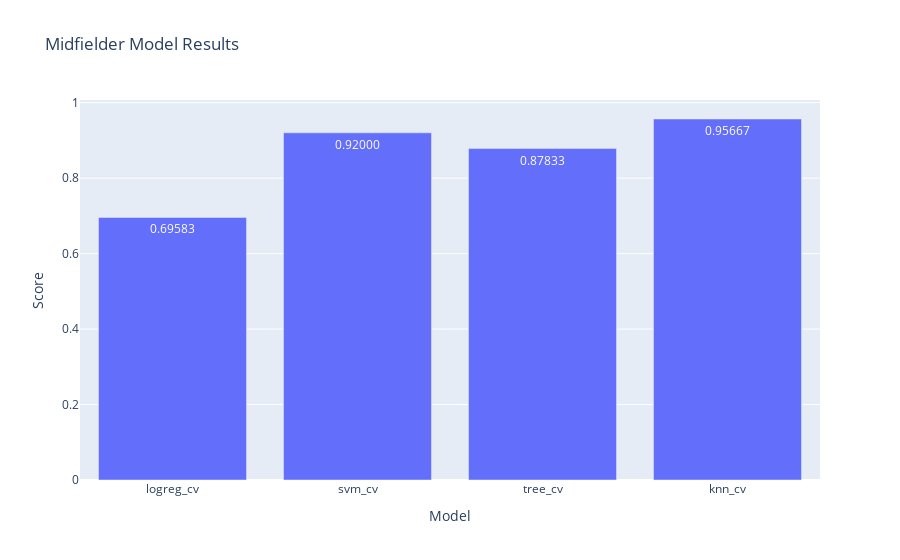

This figure's notebook cell:
### Code cell
model_by_position('Midfielder')

### Figure 1 — Plotly figure (JSON) as saved in the notebook; plotly's stock layout.template omitted (floating-point values rounded to 4 significant figures)
{"data": [{"alignmentgroup": "True", "hovertemplate": "Model=%{x}<br>Score=%{y}<extra></extra>", "legendgroup": "", "marker": {"color": "#636efa", "pattern": {"shape": ""}}, "name": "", "offsetgroup": "", "orientation": "v", "showlegend": false, "textposition": "auto", "texttemplate": "%{y:.5f}", "type": "bar", "x": ["logreg_cv", "svm_cv", "tree_cv", "knn_cv"], "xaxis": "x", "y": [0.6958, 0.92, 0.8783, 0.9567], "yaxis": "y"}], "layout": {"barmode": "relative", "legend": {"tracegroupgap": 0}, "title": {"text": "Midfielder Model Results"}, "xaxis": {"anchor": "y", "domain": [0, 1], "title": {"text": "Model"}}, "yaxis": {"anchor": "x", "domain": [0, 1], "title": {"text": "Score"}}}}
